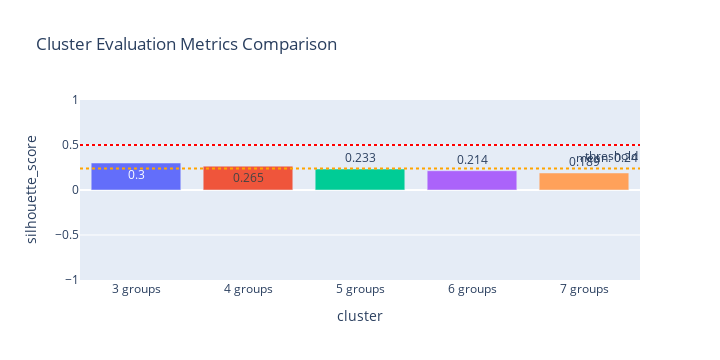

The notebook cell this image was saved under:
### Code cell
comparison_graph

### Figure 1 — Plotly figure (JSON) as saved in the notebook; plotly's stock layout.template omitted (floating-point values rounded to 4 significant figures)
{"data": [{"hovertemplate": "cluster=%{x}<br>silhouette_score=%{y}<extra></extra>", "legendgroup": "3 groups", "marker": {"color": "#636efa", "pattern": {"shape": ""}}, "name": "3 groups", "orientation": "v", "showlegend": true, "textposition": "auto", "texttemplate": "%{y}", "x": ["3 groups"], "xaxis": "x", "y": [0.3], "yaxis": "y", "type": "bar"}, {"hovertemplate": "cluster=%{x}<br>silhouette_score=%{y}<extra></extra>", "legendgroup": "4 groups", "marker": {"color": "#EF553B", "pattern": {"shape": ""}}, "name": "4 groups", "orientation": "v", "showlegend": true, "textposition": "auto", "texttemplate": "%{y}", "x": ["4 groups"], "xaxis": "x", "y": [0.265], "yaxis": "y", "type": "bar"}, {"hovertemplate": "cluster=%{x}<br>silhouette_score=%{y}<extra></extra>", "legendgroup": "5 groups", "marker": {"color": "#00cc96", "pattern": {"shape": ""}}, "name": "5 groups", "orientation": "v", "showlegend": true, "textposition": "auto", "texttemplate": "%{y}", "x": ["5 groups"], "xaxis": "x", "y": [0.233], "yaxis": "y", "type": "bar"}, {"hovertemplate": "cluster=%{x}<br>silhouette_score=%{y}<extra></extra>", "legendgroup": "6 groups", "marker": {"color": "#ab63fa", "pattern": {"shape": ""}}, "name": "6 groups", "orientation": "v", "showlegend": true, "textposition": "auto", "texttemplate": "%{y}", "x": ["6 groups"], "xaxis": "x", "y": [0.214], "yaxis": "y", "type": "bar"}, {"hovertemplate": "cluster=%{x}<br>silhouette_score=%{y}<extra></extra>", "legendgroup": "7 groups", "marker": {"color": "#FFA15A", "pattern": {"shape": ""}}, "name": "7 groups", "orientation": "v", "showlegend": true, "textposition": "auto", "texttemplate": "%{y}", "x": ["7 groups"], "xaxis": "x", "y": [0.189], "yaxis": "y", "type": "bar"}], "layout": {"xaxis": {"anchor": "y", "domain": [0.0, 1.0], "title": {"text": "cluster"}, "categoryorder": "array", "categoryarray": ["3 groups", "4 groups", "5 groups", "6 groups", "7 groups"]}, "yaxis": {"anchor": "x", "domain": [0.0, 1.0], "title": {"text": "silhouette_score"}, "range": [-1, 1]}, "legend": {"title": {"text": "cluster"}, "tracegroupgap": 0}, "title": {"text": "Cluster Evaluation Metrics Comparison"}, "barmode": "relative", "shapes": [{"line": {"color": "red", "dash": "dot", "width": 2}, "type": "line", "x0": 0, "x1": 1, "xref": "x domain", "y0": 0.5, "y1": 0.5, "yref": "y"}, {"line": {"color": "orange", "dash": "dot"}, "type": "line", "x0": 0, "x1": 1, "xref": "x domain", "y0": 0.24, "y1": 0.24, "yref": "y"}], "annotations": [{"showarrow": false, "text": "threshold", "x": 1, "xanchor": "right", "xref": "x domain", "y": 0.5, "yanchor": "top", "yref": "y"}, {"showarrow": false, "text": "mean: 0.24", "x": 1, "xanchor": "right", "xref": "x domain", "y": 0.24, "yanchor": "bottom", "yref": "y"}], "height": 360, "width": 720, "showlegend": false}}
